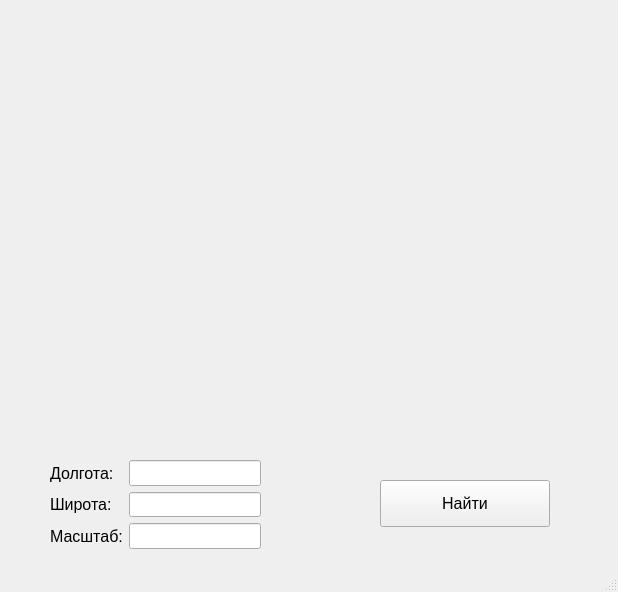
<?xml version="1.0" encoding="UTF-8"?>
<ui version="4.0">
 <class>MainWindow</class>
 <widget class="QMainWindow" name="MainWindow">
  <property name="geometry">
   <rect>
    <x>0</x>
    <y>0</y>
    <width>618</width>
    <height>592</height>
   </rect>
  </property>
  <property name="font">
   <font>
    <pointsize>12</pointsize>
   </font>
  </property>
  <property name="windowTitle">
   <string>MainWindow</string>
  </property>
  <widget class="QWidget" name="centralwidget">
   <widget class="QWidget" name="formLayoutWidget">
    <property name="geometry">
     <rect>
      <x>50</x>
      <y>460</y>
      <width>211</width>
      <height>89</height>
     </rect>
    </property>
    <layout class="QFormLayout" name="formLayout">
     <item row="0" column="0">
      <widget class="QLabel" name="label">
       <property name="text">
        <string>Долгота:</string>
       </property>
      </widget>
     </item>
     <item row="2" column="0">
      <widget class="QLabel" name="label_3">
       <property name="text">
        <string>Масштаб:</string>
       </property>
      </widget>
     </item>
     <item row="0" column="1">
      <widget class="QLineEdit" name="lineEdit"/>
     </item>
     <item row="1" column="1">
      <widget class="QLineEdit" name="lineEdit_2"/>
     </item>
     <item row="2" column="1">
      <widget class="QLineEdit" name="lineEdit_3"/>
     </item>
     <item row="1" column="0">
      <widget class="QLabel" name="label_2">
       <property name="text">
        <string>Широта:</string>
       </property>
      </widget>
     </item>
    </layout>
   </widget>
   <widget class="QPushButton" name="pushButton">
    <property name="geometry">
     <rect>
      <x>380</x>
      <y>480</y>
      <width>170</width>
      <height>47</height>
     </rect>
    </property>
    <property name="text">
     <string>Найти</string>
    </property>
   </widget>
   <widget class="QLabel" name="image">
    <property name="geometry">
     <rect>
      <x>10</x>
      <y>10</y>
      <width>601</width>
      <height>451</height>
     </rect>
    </property>
    <property name="text">
     <string/>
    </property>
   </widget>
  </widget>
  <widget class="QMenuBar" name="menubar">
   <property name="geometry">
    <rect>
     <x>0</x>
     <y>0</y>
     <width>618</width>
     <height>21</height>
    </rect>
   </property>
  </widget>
  <widget class="QStatusBar" name="statusbar"/>
 </widget>
 <resources/>
 <connections/>
</ui>
